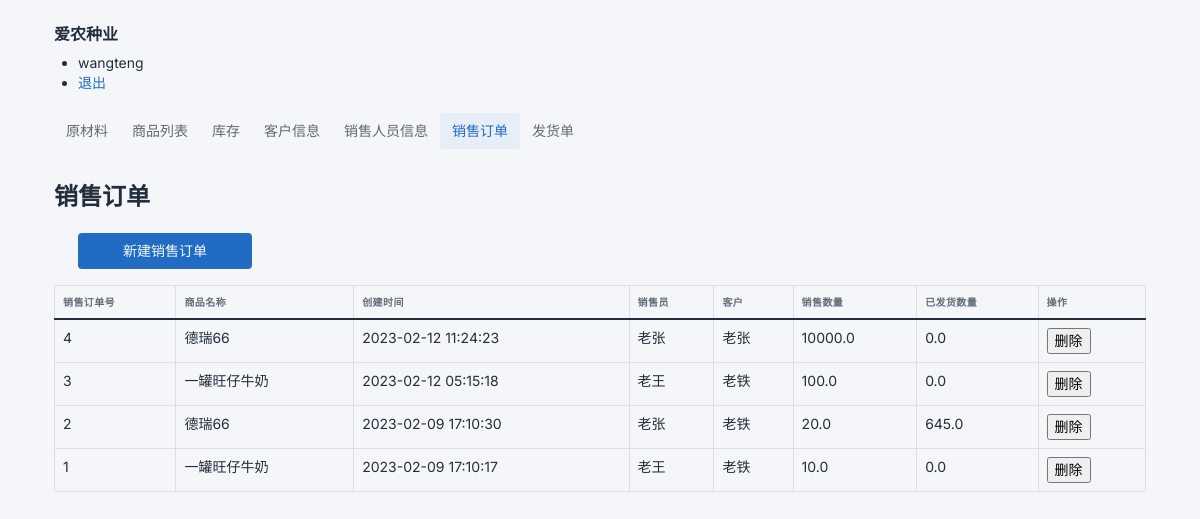
The app's page /sell_record/list (signed in) with its own data.
### tables this page shows
CREATE TABLE user (
  id INTEGER PRIMARY KEY AUTOINCREMENT,
  username TEXT UNIQUE NOT NULL,
  password TEXT NOT NULL,
  role TEXT NOT NULL
);

CREATE TABLE sell_record(
    id INTEGER PRIMARY KEY AUTOINCREMENT,
    create_time TIMESTAMP NOT NULL DEFAULT CURRENT_TIMESTAMP,
    product_id INTEGER NOT NULL ,
    amount DOUBLE NOT NULL ,
    seller_id INTEGER NOT NULL,
    customer_id INTEGER NOT NULL,
    status TEXT NOT NULL,
    transported_amount DOUBLE default 0
);

CREATE TABLE product_def(
    id INTEGER PRIMARY KEY AUTOINCREMENT,
    name TEXT UNIQUE NOT NULL,
    unit TEXT NOT NULL,
    specification TEXT,
    price DOUBLE,
    creator TEXT NOT NULL,
    material_cost_conf TEXT
);

CREATE TABLE seller(
    id INTEGER PRIMARY KEY AUTOINCREMENT,
    name TEXT NOT NULL,
    cellphone TEXT
);

CREATE TABLE customer(
    id INTEGER PRIMARY KEY AUTOINCREMENT,
    name TEXT NOT NULL,
    cellphone TEXT,
    city TEXT,
    province TEXT,
    address TEXT
);

### transport/sell_record.py (the view)
@bp.route('/list')
def index():
    db = get_db()
    sellRecords = db.execute(
        'SELECT sr.id, sr.create_time, sr.amount,pd.name as product_name,sl.name as seller_name,cst.name as customer_name,sr.transported_amount as transported_amount'
        ' FROM sell_record sr left join product_def pd on sr.product_id=pd.id left join seller sl on sr.seller_id= sl.id left join customer cst on sr.customer_id=cst.id'
        ' ORDER BY sr.id DESC'
    ).fetchall()
    return render_template('sell_record/list.html', sellRecords=sellRecords)

### transport/auth.py (called while the page is built)
@bp.before_app_request
def load_logged_in_user():
    user_id = session.get('user_id')
    if user_id is None:
        g.user = None
    else:
        g.user = get_db().execute(
            'SELECT * FROM user WHERE id = ?', (user_id,)
        ).fetchone()

### transport/db.py (called while the page is built)
def get_db():
    if 'db' not in g:
        g.db = sqlite3.connect(
            current_app.config['DATABASE'],
            detect_types=sqlite3.PARSE_DECLTYPES
        )
        g.db.row_factory = sqlite3.Row
    return g.db

### transport/templates/sell_record/list.html (shortened to what this page needs)
{% extends 'base.html' %}
{% block header %}
  <h1>{% block title %}销售订单{% endblock %}</h1>
{% endblock %}
{% block content %}
<div class="page-body">
  {% if g.user %}
  <div class="container-xl">
    <div class="col-2">
      <div class="row g-2 align-items-center mb-n3">
  <div class="col-2 col-sm-2 col-md-2 col-xl mb-3">
    <a class="btn btn-primary w-100" href="{{ url_for('sell_record.create') }}">新建销售订单</a>
  </div>
        </div>
      </div>
    </div>
  {% endif %}
    <table class="table table-bordered">
      <thead>
        <tr>
          <th>销售订单号</th>
          <th>商品名称</th>
          <th>创建时间</th>
          <th>销售员</th>
          <th>客户</th>
          <th>销售数量</th>
          <th>已发货数量</th>
          <th>操作</th>
        </tr>
      </thead>
      <tbody>
      {% for sellRecord in sellRecords %}
        <tr>
          <td>{{sellRecord['id']}}</td>
          <td>{{sellRecord['product_name']}}</td>
          <td>{{sellRecord['create_time']}}</td>
          <td>{{sellRecord['seller_name']}}</td>
          <td>{{sellRecord['customer_name']}}</td>
          <td>{{sellRecord['amount']}}</td>
          {% if sellRecord['transport_amount'] == None %}
          <td>0</td>
          {% else %}
          <td>{{sellRecord['transported_amount']}}</td>
          {% endif %}
          <td><input type="button" onclick="deleteSellRecord({{sellRecord['id']}})" value="删除" id="{{sellRecord['id']}}" /></td>
        </tr>
      {% endfor %}
      </tbody>
    </table>
</div>
{% endblock %}

### transport/templates/base.html (shortened to what this page needs)
<!doctype html>
<head>
  <link href="https://cdn.staticfile.org/twitter-bootstrap/5.1.3/css/bootstrap.min.css" rel="stylesheet">
    <link rel="stylesheet" href="https://cdnjs.cloudflare.com/ajax/libs/jquery-confirm/3.3.2/jquery-confirm.min.css">
  <link rel="stylesheet" href="{{ url_for('static', filename='table.min.css') }}">
</head>
<body class="antialiased">
<div class="container mt-3">
<nav>
  <h1 class="navbar-brand navbar-brand-autodark d-none-navbar-horizontal pe-0 pe-md-3">爱农种业</h1>
  <ul>
    {% if g.user %}
      <li><span>{{ g.user['username'] }}</span>
      <li><a href="{{ url_for('auth.logout') }}">退出</a>
    {% else %}
      <li><a href="{{ url_for('auth.register') }}">注册用户</a>
      <li><a href="{{ url_for('auth.login') }}">登录</a>
    {% endif %}
  </ul>
</nav>
</div>
<div class="container mt-3">
<nav class="navbar navbar-default" role="navigation" >
    <div>
      <ul class="nav nav-pills" id="menu">
        {% if g.user['role']=='ADMIN' %}
        <li class="nav-item"><a class="nav-link" href="{{url_for('material.index')}}">原材料</a></li>
        <li class="nav-item"><a class="nav-link"  href="{{url_for('product.index')}}">商品列表</a></li>
        {% endif %}
        {% if g.user['role']=='STORE_MANAGER' or g.user['role']=='ADMIN'%}
        <li class="nav-item"><a class="nav-link"  href="{{url_for('inventory.index')}}">库存</a></li>
        {% endif %}
        {% if g.user['role']=='ADMIN' %}
        <li class="nav-item"><a class="nav-link"  href="{{url_for('customer.index')}}">客户信息</a></li>
        <li class="nav-item"><a class="nav-link"  href="{{url_for('seller.index')}}">销售人员信息</a></li>
        <li class="nav-item"><a class="nav-link" href="{{url_for('sell_record.index')}}">销售订单</a></li>
        <li class="nav-item"><a class="nav-link"  href="{{url_for('transport.index')}}">发货单</a></li>
        {% endif %}
      </ul>
    </div>
</nav>
  </div>
<div class="container mt-3">
<section class="content">
  <header>
    {% block header %}{% endblock %}
  </header>
  {% block content %}{% endblock %}
</section>
</div>
</body>

### records on screen
user: user.username "wangteng"
sell_record: id "4", product_name "德瑞66", create_time "2023-02-12 11:24:23", seller_name "老张", customer_name "老张", amount "10000.0", transported_amount "0.0"
sell_record: id "3", product_name "一罐旺仔牛奶", create_time "2023-02-12 05:15:18", seller_name "老王", customer_name "老铁", amount "100.0", transported_amount "0.0"
sell_record: id "2", product_name "德瑞66", create_time "2023-02-09 17:10:30", seller_name "老张", customer_name "老铁", amount "20.0", transported_amount "645.0"
sell_record: id "1", product_name "一罐旺仔牛奶", create_time "2023-02-09 17:10:17", seller_name "老王", customer_name "老铁", amount "10.0", transported_amount "0.0"
